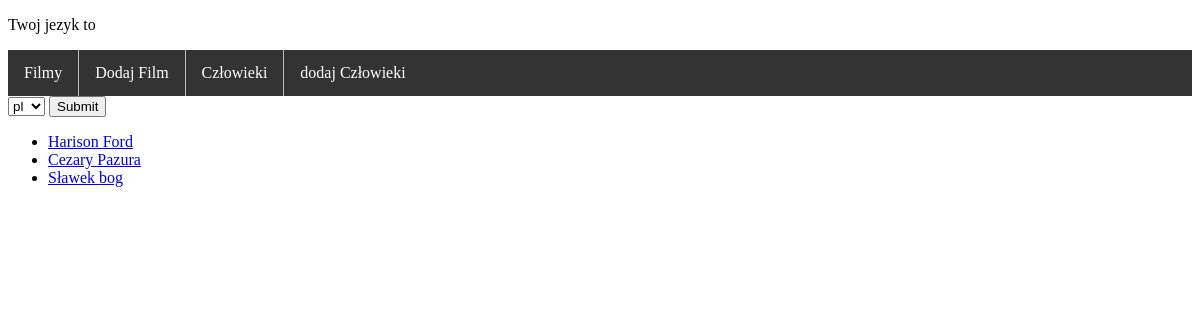
/movie_app/persons/, run on an earlier commit of the app's database.
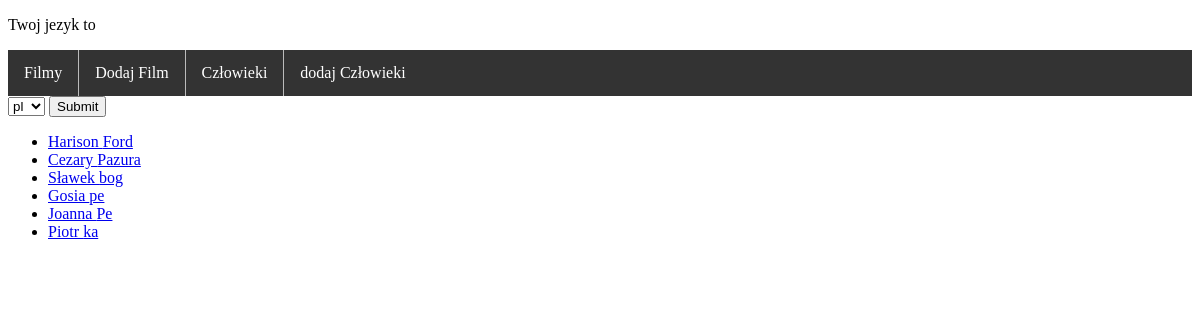
And on a later commit of the database.
### movie_app/models.py (models this page shows, shortened)
class Person(models.Model):
    first_name = models.CharField(max_length=123)
    last_name = models.CharField(max_length=123)

### movie_app/views.py (the view)
# urls.py: path('persons/', views.persons_view, name='person_list'),
def persons_view(request):
    persons = Person.objects.all()
    messages = request.session.get('messages', [])
    if 'messages' in request.session:
        del request.session['messages']
    return render(request, 'movie_app/person.html', {'persons': persons,
                                                     'messages': messages})

### movie_app/templates/movie_app/person.html (shortened to what this page needs)
{% extends 'base/base.html' %}
{% block zawartosc %}
    <ul>
        {% for person in persons %}
            <li><a href="{% url 'person_edit' person.id %}"> {{ person.first_name }} {{ person.last_name }}</a></li>
        {% endfor %}
    </ul>
{% endblock %}

### base/templates/base/base.html (shortened to what this page needs)
<!DOCTYPE html>
<html lang="en">
<head>
</head>
<body>
<p>Twoj jezyk to {{ lang }}</p>
<ul class="nav">
    <li class="nav"><a href="{% url 'movie_list' %}">Filmy </a></li>
    <li class="nav"><a href="{% url 'movie_create' %}">Dodaj Film </a></li>
    <li class="nav"><a href="{% url 'person_list' %}">Człowieki </a></li>
    <li class="nav"><a href="{% url 'person_create' %}">dodaj Człowieki </a></li>
</ul>
<form action="{% url 'set_lang' %} " method="post">
    <select name="lang">
        <option>pl</option>
    </select>
    <input type="submit">
</form>
{% block zawartosc %}
{% endblock %}
</body>
</html>

### base/templates/base/style.html (style rules this page uses)
ul.nav { list-style-type: none; margin: 0; padding: 0; overflow: hidden; background-color: #333; }
li.nav { float: left; border-right: 1px solid #bbb; }
li:last-child { border-right: none; }
li.nav a { display: block; color: white; text-align: center; padding: 14px 16px; text-decoration: none; }

What changed in the data, as far as the page shows it:
added Person: first_name "Gosia", last_name "pe"
added Person: first_name "Joanna", last_name "Pe"
added Person: first_name "Piotr", last_name "ka"
